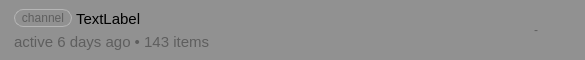
<?xml version="1.0" encoding="UTF-8"?>
<ui version="4.0">
 <class>Form</class>
 <widget class="QWidget" name="Form">
  <property name="geometry">
   <rect>
    <x>0</x>
    <y>0</y>
    <width>585</width>
    <height>60</height>
   </rect>
  </property>
  <property name="sizePolicy">
   <sizepolicy hsizetype="Preferred" vsizetype="Fixed">
    <horstretch>0</horstretch>
    <verstretch>0</verstretch>
   </sizepolicy>
  </property>
  <property name="minimumSize">
   <size>
    <width>0</width>
    <height>60</height>
   </size>
  </property>
  <property name="maximumSize">
   <size>
    <width>16777215</width>
    <height>60</height>
   </size>
  </property>
  <property name="cursor">
   <cursorShape>PointingHandCursor</cursorShape>
  </property>
  <property name="windowTitle">
   <string>Form</string>
  </property>
  <property name="autoFillBackground">
   <bool>false</bool>
  </property>
  <property name="styleSheet">
   <string notr="true">background-color: #919191;</string>
  </property>
  <layout class="QHBoxLayout" name="horizontalLayout">
   <property name="spacing">
    <number>0</number>
   </property>
   <property name="leftMargin">
    <number>0</number>
   </property>
   <property name="topMargin">
    <number>0</number>
   </property>
   <property name="rightMargin">
    <number>0</number>
   </property>
   <property name="bottomMargin">
    <number>0</number>
   </property>
   <item>
    <spacer name="horizontalSpacer_3">
     <property name="orientation">
      <enum>Qt::Horizontal</enum>
     </property>
     <property name="sizeType">
      <enum>QSizePolicy::Fixed</enum>
     </property>
     <property name="sizeHint" stdset="0">
      <size>
       <width>14</width>
       <height>20</height>
      </size>
     </property>
    </spacer>
   </item>
   <item>
    <layout class="QVBoxLayout" name="verticalLayout">
     <property name="spacing">
      <number>0</number>
     </property>
     <property name="rightMargin">
      <number>0</number>
     </property>
     <item>
      <spacer name="verticalSpacer">
       <property name="orientation">
        <enum>Qt::Vertical</enum>
       </property>
       <property name="sizeType">
        <enum>QSizePolicy::Fixed</enum>
       </property>
       <property name="sizeHint" stdset="0">
        <size>
         <width>10</width>
         <height>7</height>
        </size>
       </property>
      </spacer>
     </item>
     <item>
      <layout class="QHBoxLayout" name="horizontalLayout_3">
       <property name="spacing">
        <number>4</number>
       </property>
       <item>
        <widget class="QLabel" name="channel_tag">
         <property name="sizePolicy">
          <sizepolicy hsizetype="Fixed" vsizetype="Fixed">
           <horstretch>0</horstretch>
           <verstretch>0</verstretch>
          </sizepolicy>
         </property>
         <property name="minimumSize">
          <size>
           <width>58</width>
           <height>18</height>
          </size>
         </property>
         <property name="maximumSize">
          <size>
           <width>58</width>
           <height>18</height>
          </size>
         </property>
         <property name="styleSheet">
          <string notr="true">border: 1px solid #B5B5B5;
border-radius: 9px;
color: #5e5e5e;
font-size: 12px;
background-color: transparent;</string>
         </property>
         <property name="text">
          <string>channel</string>
         </property>
         <property name="alignment">
          <set>Qt::AlignCenter</set>
         </property>
        </widget>
       </item>
       <item>
        <widget class="QLabel" name="channel_name">
         <property name="sizePolicy">
          <sizepolicy hsizetype="Expanding" vsizetype="Preferred">
           <horstretch>0</horstretch>
           <verstretch>0</verstretch>
          </sizepolicy>
         </property>
         <property name="styleSheet">
          <string notr="true">QLabel {
color: black;
border: none;
background-color: transparent;
font-size: 15px;
}</string>
         </property>
         <property name="text">
          <string>TextLabel</string>
         </property>
        </widget>
       </item>
      </layout>
     </item>
     <item>
      <layout class="QHBoxLayout" name="horizontalLayout_2">
       <property name="spacing">
        <number>-1</number>
       </property>
       <item>
        <widget class="QLabel" name="channel_description_label">
         <property name="sizePolicy">
          <sizepolicy hsizetype="Expanding" vsizetype="Preferred">
           <horstretch>0</horstretch>
           <verstretch>0</verstretch>
          </sizepolicy>
         </property>
         <property name="minimumSize">
          <size>
           <width>120</width>
           <height>0</height>
          </size>
         </property>
         <property name="maximumSize">
          <size>
           <width>16777215</width>
           <height>16777215</height>
          </size>
         </property>
         <property name="styleSheet">
          <string notr="true">QLabel {
color: #5e5e5e;
border: none;
background-color: transparent;
font-size: 15px;
}</string>
         </property>
         <property name="text">
          <string>active 6 days ago • 143 items</string>
         </property>
        </widget>
       </item>
      </layout>
     </item>
     <item>
      <spacer name="verticalSpacer_2">
       <property name="orientation">
        <enum>Qt::Vertical</enum>
       </property>
       <property name="sizeType">
        <enum>QSizePolicy::Fixed</enum>
       </property>
       <property name="sizeHint" stdset="0">
        <size>
         <width>20</width>
         <height>7</height>
        </size>
       </property>
      </spacer>
     </item>
    </layout>
   </item>
   <item>
    <widget class="SubscriptionsWidget" name="subscriptions_widget" native="true">
     <property name="sizePolicy">
      <sizepolicy hsizetype="Preferred" vsizetype="Preferred">
       <horstretch>0</horstretch>
       <verstretch>0</verstretch>
      </sizepolicy>
     </property>
     <property name="minimumSize">
      <size>
       <width>0</width>
       <height>0</height>
      </size>
     </property>
     <property name="maximumSize">
      <size>
       <width>10000</width>
       <height>16777215</height>
      </size>
     </property>
     <layout class="QHBoxLayout" name="horizontalLayout_4">
      <property name="spacing">
       <number>0</number>
      </property>
      <property name="leftMargin">
       <number>0</number>
      </property>
      <property name="topMargin">
       <number>0</number>
      </property>
      <property name="rightMargin">
       <number>0</number>
      </property>
      <property name="bottomMargin">
       <number>0</number>
      </property>
      <item>
       <widget class="QPushButton" name="subscribe_button">
        <property name="sizePolicy">
         <sizepolicy hsizetype="Fixed" vsizetype="Fixed">
          <horstretch>0</horstretch>
          <verstretch>0</verstretch>
         </sizepolicy>
        </property>
        <property name="minimumSize">
         <size>
          <width>28</width>
          <height>28</height>
         </size>
        </property>
        <property name="maximumSize">
         <size>
          <width>28</width>
          <height>28</height>
         </size>
        </property>
        <property name="styleSheet">
         <string notr="true">QPushButton {
border: none;
background-color: transparent;
}</string>
        </property>
        <property name="text">
         <string/>
        </property>
        <property name="icon">
         <iconset>
          <normaloff>../images/subscribed_not.png</normaloff>../images/subscribed_not.png</iconset>
        </property>
        <property name="iconSize">
         <size>
          <width>18</width>
          <height>18</height>
         </size>
        </property>
       </widget>
      </item>
      <item>
       <spacer name="horizontalSpacer_4">
        <property name="orientation">
         <enum>Qt::Horizontal</enum>
        </property>
        <property name="sizeType">
         <enum>QSizePolicy::Fixed</enum>
        </property>
        <property name="sizeHint" stdset="0">
         <size>
          <width>2</width>
          <height>20</height>
         </size>
        </property>
       </spacer>
      </item>
      <item>
       <widget class="QLabel" name="num_subs_label">
        <property name="sizePolicy">
         <sizepolicy hsizetype="Preferred" vsizetype="Fixed">
          <horstretch>0</horstretch>
          <verstretch>0</verstretch>
         </sizepolicy>
        </property>
        <property name="minimumSize">
         <size>
          <width>0</width>
          <height>24</height>
         </size>
        </property>
        <property name="maximumSize">
         <size>
          <width>16777215</width>
          <height>24</height>
         </size>
        </property>
        <property name="styleSheet">
         <string notr="true">color: #5e5e5e;
background-color: transparent;</string>
        </property>
        <property name="text">
         <string>-</string>
        </property>
       </widget>
      </item>
      <item>
       <spacer name="horizontalSpacer_5">
        <property name="orientation">
         <enum>Qt::Horizontal</enum>
        </property>
        <property name="sizeType">
         <enum>QSizePolicy::Fixed</enum>
        </property>
        <property name="sizeHint" stdset="0">
         <size>
          <width>5</width>
          <height>20</height>
         </size>
        </property>
       </spacer>
      </item>
      <item>
       <widget class="QPushButton" name="credit_mining_button">
        <property name="sizePolicy">
         <sizepolicy hsizetype="Fixed" vsizetype="Fixed">
          <horstretch>0</horstretch>
          <verstretch>0</verstretch>
         </sizepolicy>
        </property>
        <property name="minimumSize">
         <size>
          <width>28</width>
          <height>28</height>
         </size>
        </property>
        <property name="maximumSize">
         <size>
          <width>28</width>
          <height>28</height>
         </size>
        </property>
        <property name="styleSheet">
         <string notr="true">QPushButton {
border: none;
background-color: transparent;
}</string>
        </property>
        <property name="text">
         <string/>
        </property>
        <property name="icon">
         <iconset>
          <normaloff>../images/credit_mining_not.png</normaloff>../images/credit_mining_not.png</iconset>
        </property>
        <property name="iconSize">
         <size>
          <width>18</width>
          <height>18</height>
         </size>
        </property>
       </widget>
      </item>
     </layout>
    </widget>
   </item>
   <item>
    <spacer name="horizontalSpacer">
     <property name="orientation">
      <enum>Qt::Horizontal</enum>
     </property>
     <property name="sizeType">
      <enum>QSizePolicy::Fixed</enum>
     </property>
     <property name="sizeHint" stdset="0">
      <size>
       <width>14</width>
       <height>20</height>
      </size>
     </property>
    </spacer>
   </item>
  </layout>
 </widget>
 <customwidgets>
  <customwidget>
   <class>SubscriptionsWidget</class>
   <extends>QWidget</extends>
   <header>TriblerGUI.widgets.subscriptionswidget.h</header>
   <container>1</container>
  </customwidget>
 </customwidgets>
 <resources/>
 <connections/>
</ui>
